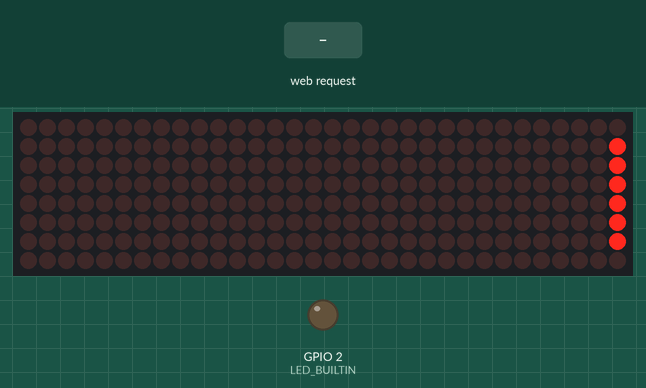
Bench run of a sketch on a simulated ESP32. Shown: 32×8 LED matrix, output pins drawn as LEDs (lit = HIGH). Inputs (shaded band) come from the test bench. WiFi joins after 1.5 s; servers stay silent unless stated; what the sketch prints to the serial monitor is not drawn.

Above: at 2.05 s.
At 3.25 s:
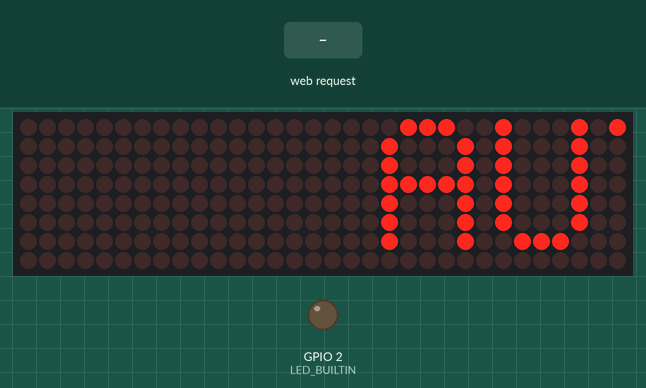
3.3 s: HTTP request GET /set?msg=1 received
At 3.35 s:
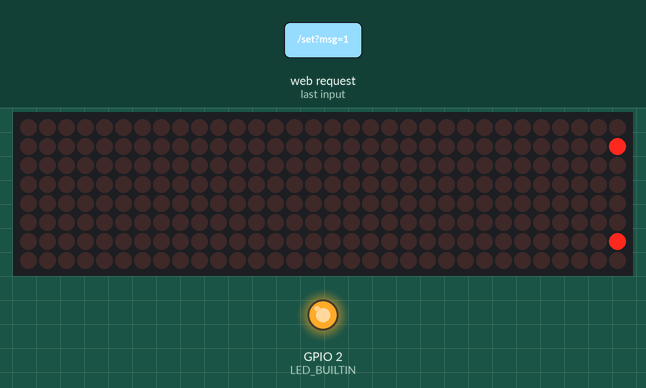
Timing chart, 0 to 6.3 s (numbered marks = the images above; inputs shaded):
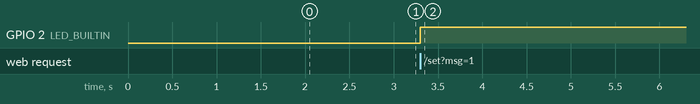

Measured:
- after the input at 3.3 s, GPIO 2 (LED_BUILTIN): LOW → HIGH at once; the display: changes at once (image 2)

The sketch:

Control-Dot-Matrix-Display-with-Phone.ino
```cpp
#include <WiFi.h>
#include <WebServer.h>
#include <MD_Parola.h>
#include <MD_MAX72XX.h>
#include <SPI.h>

// Display configuration
#define HARDWARE_TYPE MD_MAX72XX::FC16_HW
#define MAX_DEVICES 4

// ESP32 GPIO connections
#define DATA_PIN 23
#define CLK_PIN  18
#define CS_PIN   5

#define LED_BUILTIN 2

// Wi-Fi credentials
// Enter your own credentials when running the project.
// Never publish real passwords on GitHub.
const char* ssid = "YOUR_WIFI_NAME";
const char* password = "YOUR_WIFI_PASSWORD";

// Display and web server objects
MD_Parola display = MD_Parola(
  HARDWARE_TYPE,
  DATA_PIN,
  CLK_PIN,
  CS_PIN,
  MAX_DEVICES
);

WebServer server(80);

// Default display message
String message = "AUTOFORGE Solutions";

// Scrolling configuration
#define SCROLL_SPEED 100

// Display message
void startDisplayMessage() {
  display.displayClear();
  display.displayScroll(
    message.c_str(),
    PA_LEFT,
    PA_SCROLL_LEFT,
    SCROLL_SPEED
  );
}

// Main web interface
void handleRoot() {

  String html =
    "<!DOCTYPE html>"
    "<html>"
    "<head>"
    "<meta name='viewport' content='width=device-width, initial-scale=1'>"
    "<title>ESP32 LED Display</title>"
    "<style>"
    "body{font-family:Verdana;text-align:center;"
    "background:#111;color:#0f0;padding:30px;}"
    "input{padding:12px;border-radius:5px;border:none;"
    "max-width:90%;}"
    "input[type=submit]{background:#0f0;color:#111;"
    "font-weight:bold;cursor:pointer;}"
    "</style>"
    "</head>"
    "<body>"
    "<h1 style='color:white'>AUTOFORGE SOLUTION LTD</h1>"
    "<h2>SEND A MESSAGE TO THE LED DISPLAY</h2>"
    "<form action='/set' method='get'>"
    "<input name='msg' placeholder='Type your message' required>"
    "<br><br>"
    "<input type='submit' value='Send Message'>"
    "</form>"
    "</body>"
    "</html>";

  server.send(200, "text/html", html);
}

// Receive and process messages
void handleSet() {

  if (server.hasArg("msg")) {

    message = server.arg("msg");
    message.trim();

    if (message.length() > 0) {
      startDisplayMessage();

      Serial.print("New display message: ");
      Serial.println(message);

      digitalWrite(LED_BUILTIN, HIGH);
    }
  }

  server.send(
    200,
    "text/html",
    "Message received successfully. <a href='/'>Go Back</a>"
  );
}

// ESP32 initialization
void setup() {

  Serial.begin(115200);

  pinMode(LED_BUILTIN, OUTPUT);
  digitalWrite(LED_BUILTIN, LOW);

  // Connect to Wi-Fi
  WiFi.begin(ssid, password);

  Serial.print("Connecting to Wi-Fi");

  while (WiFi.status() != WL_CONNECTED) {
    delay(1000);
    Serial.print(".");
  }

  Serial.println("\nWi-Fi connected!");

  Serial.print("ESP32 IP Address: ");
  Serial.println(WiFi.localIP());

  // Initialize LED matrix
  display.begin();
  display.setIntensity(0);
  display.displayClear();

  startDisplayMessage();

  // Configure web server routes
  server.on("/", handleRoot);
  server.on("/set", handleSet);

  // Start web server
  server.begin();

  Serial.println("Web server started.");
}

// Main program loop
void loop() {

  server.handleClient();

  // Animate scrolling display
  if (display.displayAnimate()) {
    startDisplayMessage();
  }
}
```
